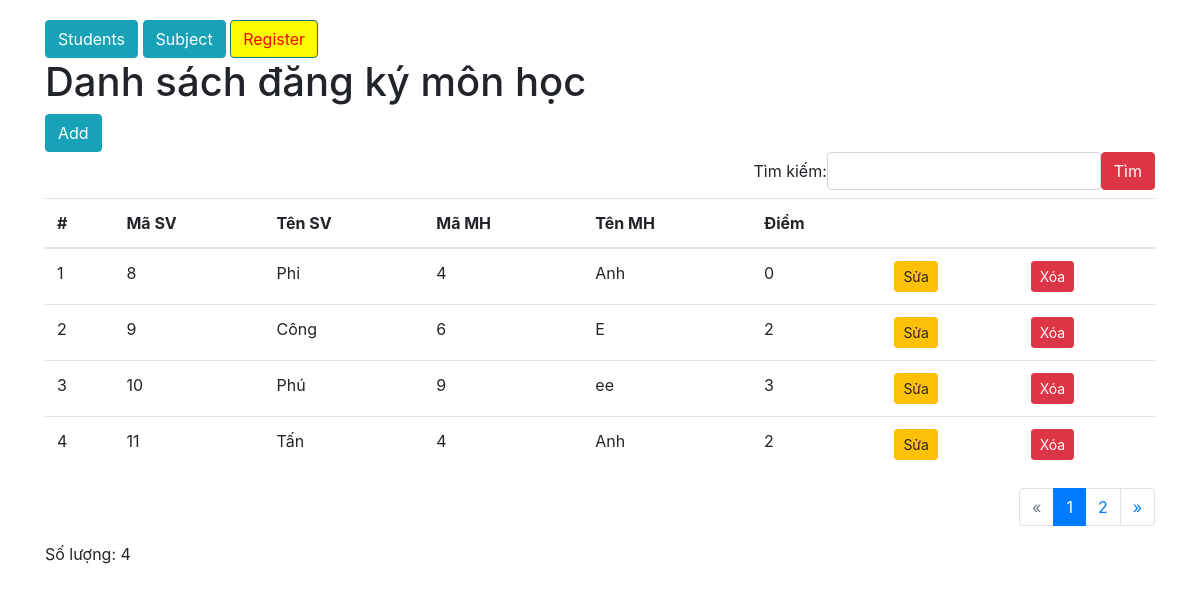
/?c=register, run on the app's committed database.
### tables this page shows
CREATE TABLE `register` (
  `id` int(11) NOT NULL,
  `student_id` int(11) NOT NULL,
  `subject_id` int(11) NOT NULL,
  `score` float DEFAULT NULL
);

CREATE TABLE `student` (
  `id` int(11) NOT NULL,
  `name` varchar(255) NOT NULL,
  `birthday` date NOT NULL,
  `gender` varchar(255) NOT NULL
);

CREATE TABLE `subject` (
  `id` int(11) NOT NULL,
  `name` varchar(255) NOT NULL,
  `number_of_credit` tinyint(4) NOT NULL
);

### controller/RegisterController.php (called while the page is built, shortened)
<?php
class RegisterController
{
    public function index()
    {
        $item_per_page = 4;
        $page = $_GET['page'] ?? 1;
        $search = $_GET['search'] ?? null;
        $registerRepository = new RegisterReposiroty();
        if ($search) {
            $registers = $registerRepository->getByPattern($search, $page,  $item_per_page);
            $totalRegisters = $registerRepository->getByPattern($search, $page,  $item_per_page);
        } else {
            $registers = $registerRepository->getAll($page, $item_per_page);
            $totalRegisters = $registerRepository->getAll();
        }
        require 'view/register/index.php';
    }
}

### index.php (called while the page is built, shortened)
<?php
$a = $_GET['a'] ?? 'index';
require ABSPATH_SITE . "model/SubjectReposiroty.php";
require ABSPATH_SITE . "model/Register.php";
require ABSPATH_SITE . "model/RegisterReposiroty.php";
$controller = new $strController();
$controller->$a();

### model/RegisterReposiroty.php (called while the page is built, shortened)
<?php
class RegisterReposiroty
{
    function fetch($cond = null, $page = null, $item_per_page = null)
    {
        global $conn;
        $sql = "SELECT register.*, student.name AS student_name, subject.name AS subject_name FROM register
        JOIN student on student.id = register.student_id
        JOIN subject on subject.id = register.subject_id";;
        try {
            if ($page && $item_per_page) {
                $start_now = ($page - 1) * $item_per_page;
                $limit = "LIMIT $start_now, $item_per_page";
                $sql .= " $limit";
            }
            $result = $conn->query($sql);
            $registers = [];
            if ($result->num_rows > 0) {
                while ($row = $result->fetch_assoc()) {
                    $id = $row['id'];
                    $student_id = $row['student_id'];
                    $subject_id = $row['subject_id'];
                    $score = $row['score'];
                    $student_name = $row['student_name'];
                    $subject_name = $row['subject_name'];
                    $register = new Register($id, $student_id, $subject_id, $score, $student_name, $subject_name);
                    $registers[] = $register;
                }
            }
            return $registers;
        } catch (Exception $exception) {
            $_SESSION['error'] = "Lỗi: $sql " .  $exception->getMessage();
        }
    }
    function getAll($page = null, $item_per_page = null)
    {
        return $this->fetch(null, $page, $item_per_page);
    }
}

### model/Register.php (called while the page is built, shortened)
<?php
class Register
{
    function __construct($id, $student_id, $subject_id, $score, $student_name, $subject_name)
    {
        $this->id = $id;
        $this->subject_id = $subject_id;
        $this->score = $score;
        $this->student_name = $student_name;
        $this->subject_name = $subject_name;
    }
}

### view/register/index.php (the view)
<?php require 'layout/header.php' ?>
<h1>Danh sách đăng ký môn học</h1>
<a href="?c=register&a=create" class="btn btn-info">Add</a>
<?php require 'layout/search.php' ?>
<table class="table table-hover">
    <thead>
        <tr>
            <th>#</th>
            <th>Mã SV</th>
            <th>Tên SV</th>
            <th>Mã MH</th>
            <th>Tên MH</th>
            <th>Điểm</th>
            <th></th>
            <th></th>
        </tr>
    </thead>
    <tbody>
        <?php
        $stt = 0;
        foreach ($registers as $register):
            $stt++; ?>
        <tr>
            <td><?= $stt ?></td>
            <td><?= $register->id ?></td>
            <td><?= $register->student_name ?></td>
            <td><?= $register->subject_id ?></td>
            <td><?= $register->subject_name?></td>
            <td><?= $register->score ?></td>
            <td><a class="btn btn-warning btn-sm" href="?c=register&a=edit&id=<?= $register->id ?>">Sửa</a></td>
            <td>
                <button type="button" data-href="?c=register&a=destroy&id=<?= $register->id ?>"
                    class="destroy btn btn-danger btn-sm" data-toggle="modal" data-target="#exampleModal">
                    Xóa
                </button>
            </td>
            <?php endforeach ?>
    </tbody>
</table>
<?php require 'layout/pagination.php' ?>
<div>
    <span>Số lượng: <?= count($registers) ?></span>
</div>
<?php require 'layout/footer.php' ?>

### data on the page
register: id "8", student.name "Phi", subject "4", subject.name "Anh", score "0"
register: id "9", student.name "Công", subject "6", subject.name "E", score "2"
register: id "10", student.name "Phú", subject "9", subject.name "ee", score "3"
register: id "11", student.name "Tấn", subject "4", subject.name "Anh", score "2"

### other printed values
count($registers) "4"
